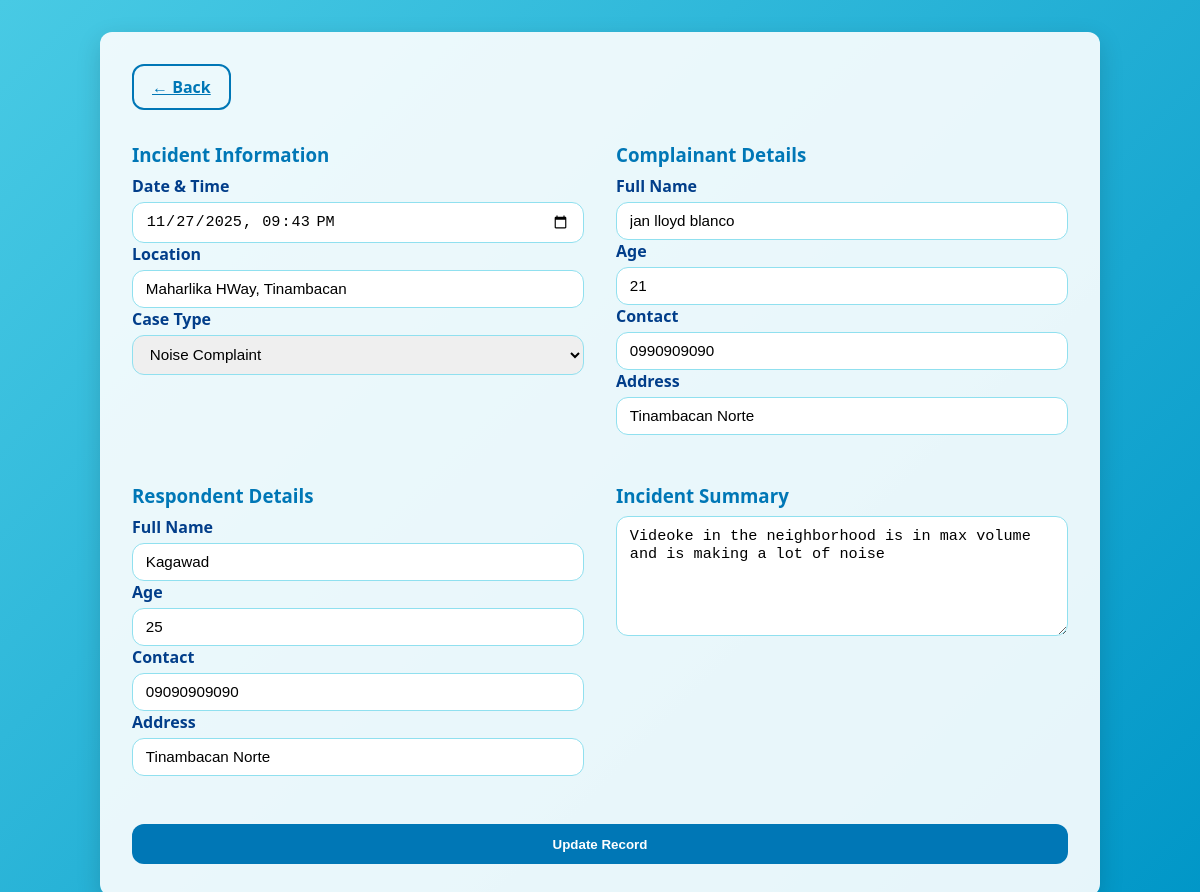
/BLOTTER/blotter_edit.php?id=1 (signed in), run on the app's committed database.
### tables this page shows
CREATE TABLE `blotter_records` (
  `id` int(11) NOT NULL,
  `incident_datetime` datetime NOT NULL,
  `location` varchar(255) NOT NULL,
  `case_type` varchar(150) NOT NULL,
  `complainant` int(11) NOT NULL,
  `respondent` int(11) NOT NULL,
  `incident_summary` text DEFAULT NULL,
  `created_by` int(11) NOT NULL,
  `created_at` timestamp NOT NULL DEFAULT current_timestamp()
);

CREATE TABLE `complainants` (
  `id` int(11) NOT NULL,
  `full_name` varchar(200) NOT NULL,
  `age` int(11) DEFAULT NULL,
  `contact` varchar(100) DEFAULT NULL,
  `address` varchar(255) DEFAULT NULL,
  `created_at` timestamp NOT NULL DEFAULT current_timestamp()
);

CREATE TABLE `respondents` (
  `id` int(11) NOT NULL,
  `full_name` varchar(200) NOT NULL,
  `age` int(11) DEFAULT NULL,
  `contact` varchar(100) DEFAULT NULL,
  `address` varchar(255) DEFAULT NULL,
  `created_at` timestamp NOT NULL DEFAULT current_timestamp()
);

### BLOTTER/blotter_edit.php (the view, shortened to what this page needs)
<?php
require_once "../includes/config.php";
$case_types = [
    "Theft", "Assault", "Domestic Violence", "Vandalism", "Noise Complaint",
    "Missing Person", "Drug-related Offense", "Traffic Violation", "Fraud", "Others"
];
$id = intval($_GET['id']);
$stmt = $conn->prepare("
    SELECT b.*, c.full_name AS c_name, c.age AS c_age, c.contact AS c_contact, c.address AS c_address,
           r.full_name AS r_name, r.age AS r_age, r.contact AS r_contact, r.address AS r_address
    FROM blotter_records b
    JOIN complainants c ON b.complainant = c.id
    JOIN respondents r ON b.respondent = r.id
    WHERE b.id = ?
");
$stmt->bind_param("i", $id);
$stmt->execute();
$result = $stmt->get_result();
$row = $result->fetch_assoc();
?>
<!DOCTYPE html>
<html lang="en">
<head>
    <link rel="stylesheet" href="../assets/css/style.css">
</head>
<body>
    <div>
        <div class="blotter-card">
            <a href="../blotter_management.php" class="btn btn-outline">← Back</a><br></br>
            <form class="blotter-form" method="POST">
                <div class="form-group">
                    <h3>Incident Information</h3>
                    <label for="incident_datetime">Date & Time</label>
                    <input type="datetime-local" name="incident_datetime" value="<?= htmlspecialchars($row['incident_datetime']) ?>" required>
                    <label for="location">Location</label>
                    <input type="text" name="location" value="<?= htmlspecialchars($row['location']) ?>" required>
                    <label for="case_type">Case Type</label>
                    <select name="case_type" required>
                        <?php foreach ($case_types as $type): ?>
                            <option value="<?= htmlspecialchars($type) ?>" <?= $row['case_type'] === $type ? 'selected' : '' ?>><?= htmlspecialchars($type) ?></option>
                        <?php endforeach; ?>
                    </select>
                </div>
                <div class="form-group">
                    <h3>Complainant Details</h3>
                    <label for="complainant_name">Full Name</label>
                    <input type="text" name="complainant_name" value="<?= htmlspecialchars($row['c_name']) ?>" required>
                    <label for="complainant_age">Age</label>
                    <input type="number" name="complainant_age" value="<?= htmlspecialchars($row['c_age']) ?>">
                    <label for="complainant_contact">Contact</label>
                    <input type="text" name="complainant_contact" value="<?= htmlspecialchars($row['c_contact']) ?>">
                    <label for="complainant_address">Address</label>
                    <input type="text" name="complainant_address" value="<?= htmlspecialchars($row['c_address']) ?>">
                </div>
                <div class="form-group">
                    <h3>Respondent Details</h3>
                    <label for="respondent_name">Full Name</label>
                    <input type="text" name="respondent_name" value="<?= htmlspecialchars($row['r_name']) ?>" required>
                    <label for="respondent_age">Age</label>
                    <input type="number" name="respondent_age" value="<?= htmlspecialchars($row['r_age']) ?>">
                    <label for="respondent_contact">Contact</label>
                    <input type="text" name="respondent_contact" value="<?= htmlspecialchars($row['r_contact']) ?>">
                    <label for="respondent_address">Address</label>
                    <input type="text" name="respondent_address" value="<?= htmlspecialchars($row['r_address']) ?>">
                </div>
                <div class="form-group">
                    <h3>Incident Summary</h3>
                    <textarea name="incident_summary"><?= htmlspecialchars($row['incident_summary']) ?></textarea>
                </div>
                <button type="submit">Update Record</button>
            </form>
        </div>
    </div>
</body>
</html>

### assets/css/style.css (style rules this page uses)
:root { --deep-twilight: #03045eff; --french-blue: #023e8aff; --bright-teal-blue: #0077b6ff; --blue-green: #0096c7ff; --turquoise-surf: #00b4d8ff; --sky-aqua: #48cae4ff; --frosted-blue: #90e0efff; --frosted-blue-2: #ade8f4ff; --light-cyan: #caf0f8ff; --primary-color: var(--french-blue); --secondary-color: var(--bright-teal-blue); --card-bg: rgba(255,255,255,0.9); --dashboard-bg: var(--frosted-blue-2); --bg-gradient: linear-gradient(135deg, var(--sky-aqua), var(--blue-green)); --error-color: #dc2626; --success-color: #16a34a; --pending-color: #fbbf24; --shadow-color: rgba(0, 0, 0, 0.15); --transition-speed: 0.3s; --border-radius: 12px; --font-family: 'Segoe UI', Tahoma, Geneva, Verdana, sans-serif; }
* { box-sizing: border-box; margin:0; padding:0; }
body { font-family: var(--font-family); background: var(--bg-gradient); color: var(--deep-twilight); transition: background var(--transition-speed); }
.btn { display: inline-flex; align-items: center; justify-content: center; gap: 0.5em; padding: 10px 18px; border-radius: var(--border-radius); border: none; background: var(--secondary-color); color: #fff; font-size: 16px; font-weight: 600; cursor: pointer; margin-bottom: 10px; transition: background var(--transition-speed), transform 0.2s, box-shadow var(--transition-speed); }
.btn-outline { background: transparent; border: 2px solid var(--secondary-color); color: var(--secondary-color); }
.blotter-card { background: var(--card-bg); border-radius: var(--border-radius); padding: 2rem; box-shadow: 0 8px 25px var(--shadow-color); max-width: 1000px; margin: 2rem auto; transition: transform var(--transition-speed), box-shadow var(--transition-speed); }
.blotter-card h3 { color: var(--secondary-color); margin-bottom: 0.5rem; }
.blotter-form { display: grid; grid-template-columns: 1fr 1fr; gap: 2rem; }
.blotter-form .form-group { display: flex; flex-direction: column; margin-bottom: 1rem; }
.blotter-form label { font-weight: 600; margin-bottom: 0.3rem; color: var(--primary-color); }
.blotter-form input[type="text"], .blotter-form input[type="number"], .blotter-form input[type="datetime-local"], .blotter-form select, .blotter-form textarea { padding: 0.6rem 0.8rem; border-radius: var(--border-radius); border: 1px solid var(--frosted-blue); font-size: 0.95rem; transition: border-color var(--transition-speed), box-shadow var(--transition-speed); }
.blotter-form textarea { resize: vertical; min-height: 120px; }
.blotter-form button { grid-column: 1 / -1; padding: 0.8rem 1.5rem; background: var(--secondary-color); color: #fff; font-weight: 600; border: none; border-radius: var(--border-radius); cursor: pointer; transition: background var(--transition-speed), transform 0.2s, box-shadow var(--transition-speed); }

### data on the page
blotter_records: incident_datetime "11/27/2025 21:43", location "Maharlika HWay, Tinambacan", case_type "Noise Complaint", complainant_name "jan lloyd blanco", complainant_age "21", complainant_contact "0990909090", complainant_address "Tinambacan Norte", respondent_name "Kagawad", respondent_age "25", respondent_contact "09090909090", respondent_address "Tinambacan Norte", incident_summary "Videoke in the neighborhood is in max volume and is making a lot of noise"
